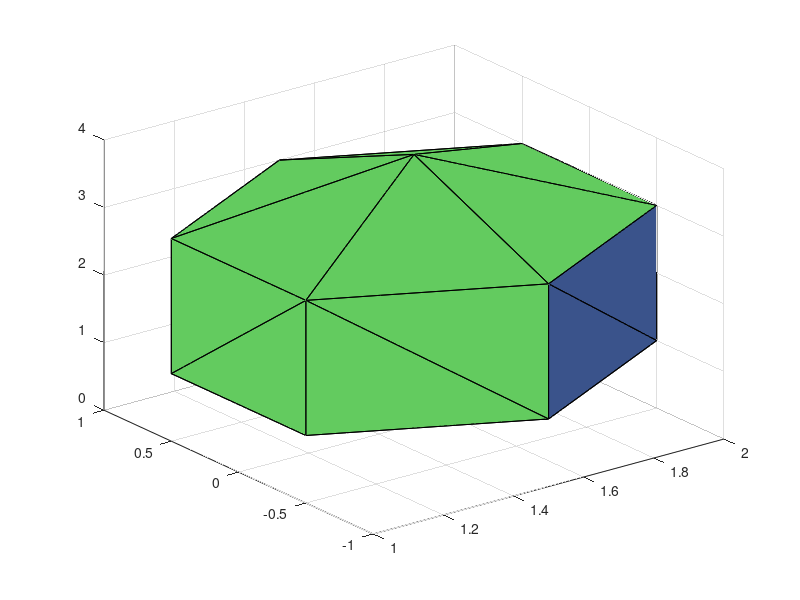

Write MATLAB code to recreate this figure.
clc;
clear;
close all;

M = 14;
edge = [];
tran = [1.5; 0; 0];
feature_i = [0 0 0; 0 -1 1; 0.5 -0.5 1; 0.5 0.5 1; 0 1 1; -0.5 0.5 1; -0.5 -0.5 1; ...
    0 -1 3; 0.5 -0.5 3; 0.5 0.5 3; 0 1 3; -0.5 0.5 3; -0.5 -0.5 3; 0 0 4]' + tran;
% feature_i = [0 0 0; 0.5 -0.5 1; 0.5 0.5 1; -0.5 0.5 1; -0.5 -0.5 1; ...
%     0.5 -0.5 3; 0.5 0.5 3; -0.5 0.5 3; -0.5 -0.5 3; 0 0 4]';
for j = 1:M
    feature{1}(1:3, j) = feature_i(:, j);
    edge = [edge, feature{1}(1:3, j)];
end
% hedg = plot3(edge(1, :), edge(2, :), edge(3, :), '.--k', 'linewidth',1, 'MarkerSize', 15);
id1 = [1:5, 8:11, 14];
id2 = [1:2, 5:8, 11:14];
x1 = [feature_i(1, 1:5) feature_i(1, 8:11) feature_i(1, end)];
y1 = [feature_i(2, 1:5) feature_i(2, 8:11) feature_i(2, end)];
z1 = [feature_i(3, 1:5) feature_i(3, 8:11) feature_i(3, end)];
tri1 = delaunay(y1, z1);    % n * 3
trisurf(tri1,x1,y1,z1);
hold on;
x2 = [feature_i(1, 1:2) feature_i(1, 5:8) feature_i(1, 11:end)];
y2 = [feature_i(2, 1:2) feature_i(2, 5:8) feature_i(2, 11:end)];
z2 = [feature_i(3, 1:2) feature_i(3, 5:8) feature_i(3, 11:end)];
tri2 = delaunay(y2, z2);
trisurf(tri2,x2,y2,z2);

save dataFeature M feature id1 id2 tri1 tri2 -append
% 
% axis([-4 4 -4 4 -4 4]);